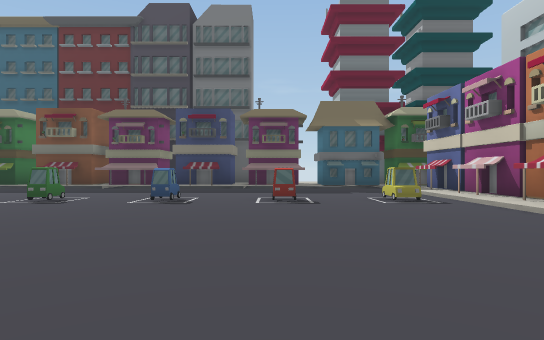
View 1 (above)

24 first-person views from a walk through a 3-D level made in the Unity game engine. The camera is 1.3 m above the floor, looks level and sees 75° across. The floor is counted in squares, 2 m on a side. Each view is taken from the middle of a square. On the plan, view 1 faces up. The plan holds only what a view shows up to about 10 squares ahead; the rest is blank. The place goes on beyond the plan.

View 2
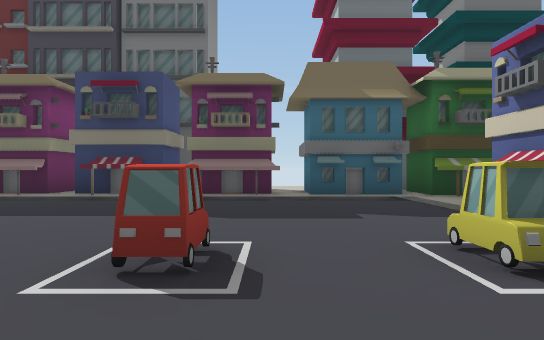

View 3
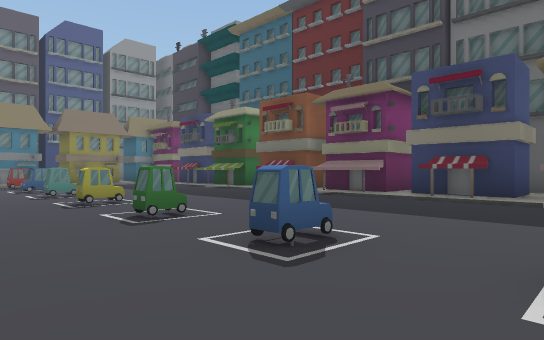

View 4
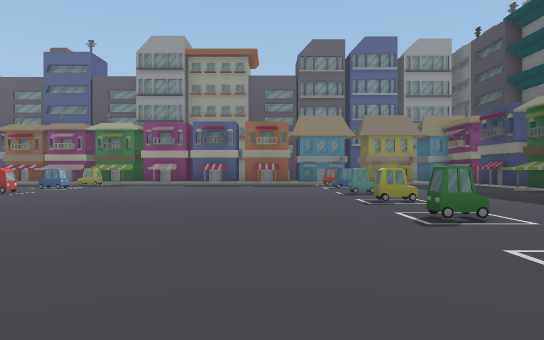

View 5
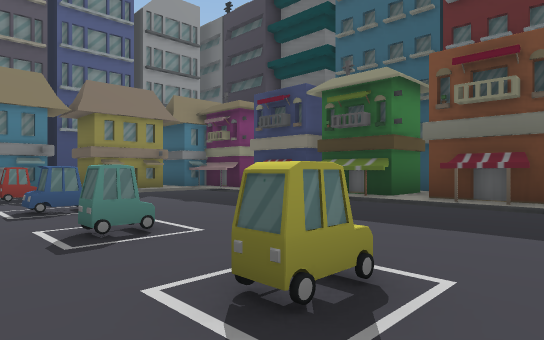

View 6
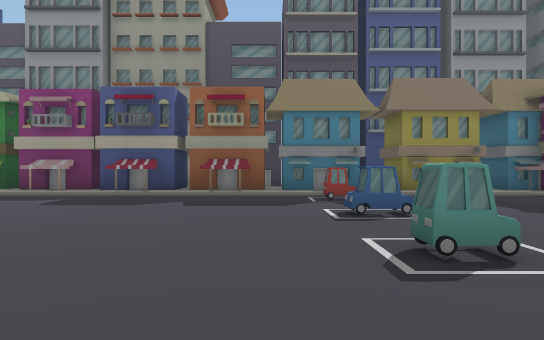

View 7
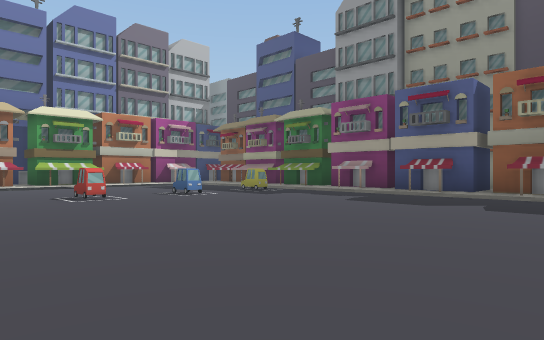

View 8
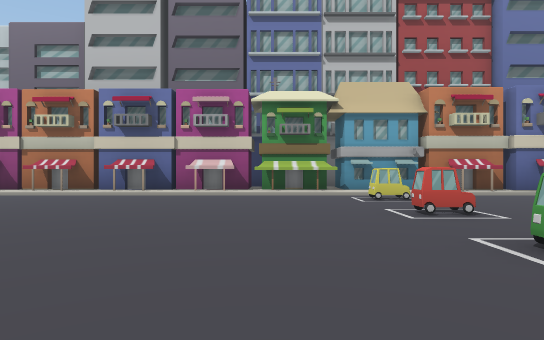

View 9
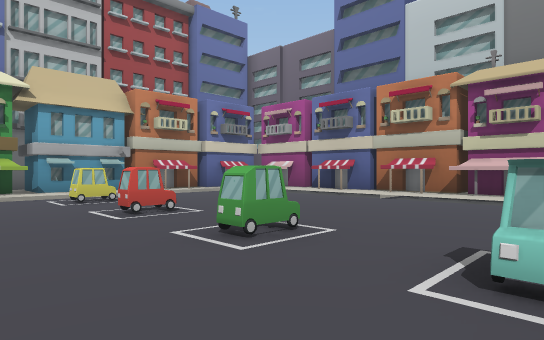

View 10
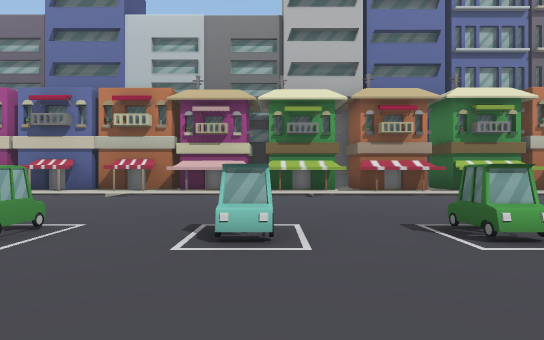

View 11
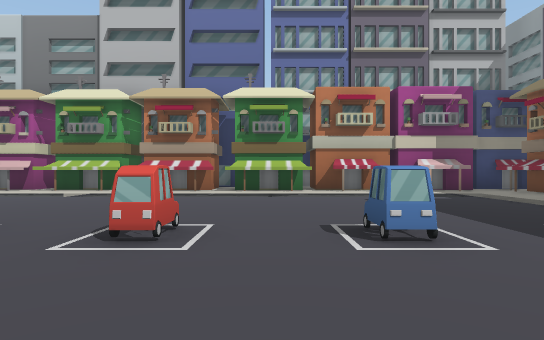

View 12
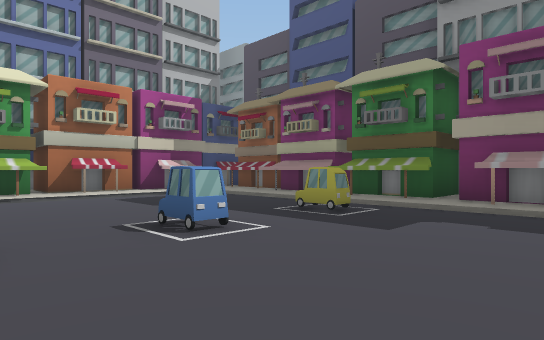

View 13
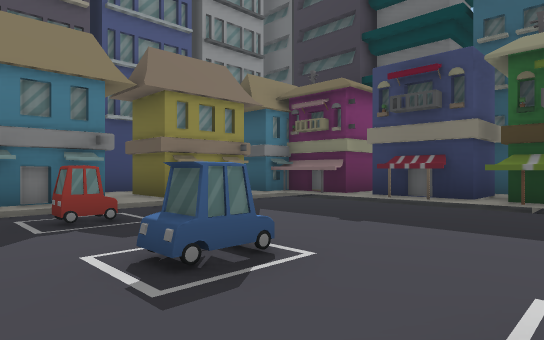

View 14
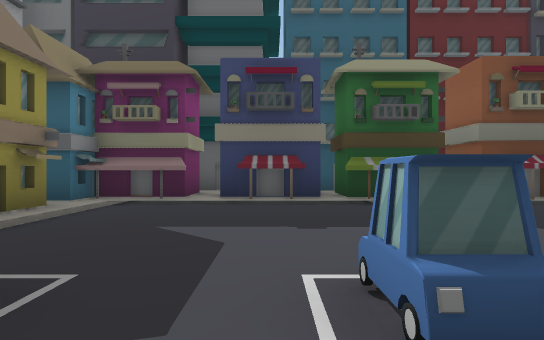

View 15
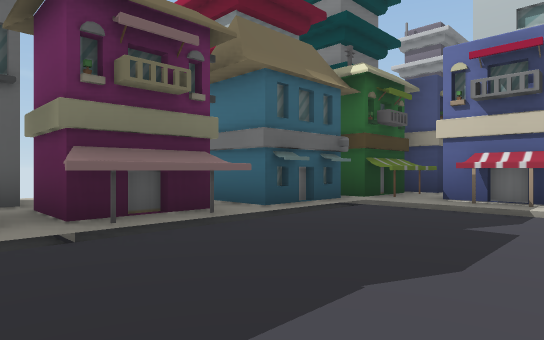

View 16
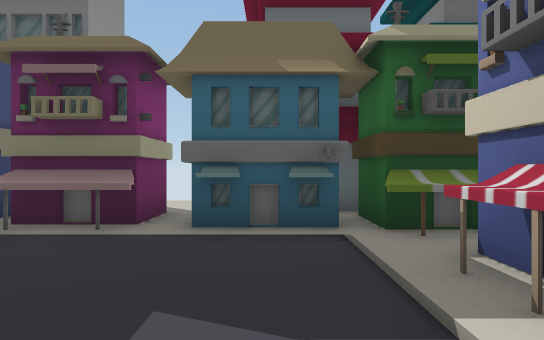

View 17
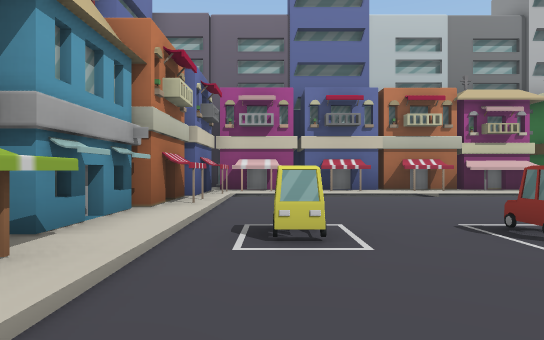

View 18
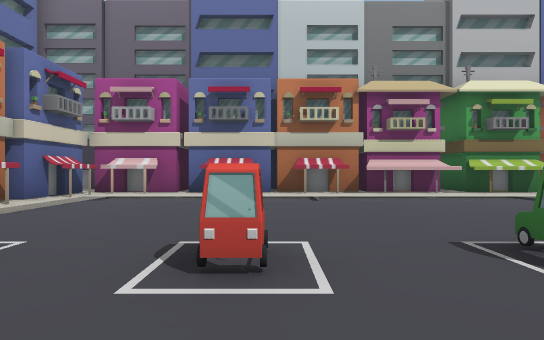

View 19
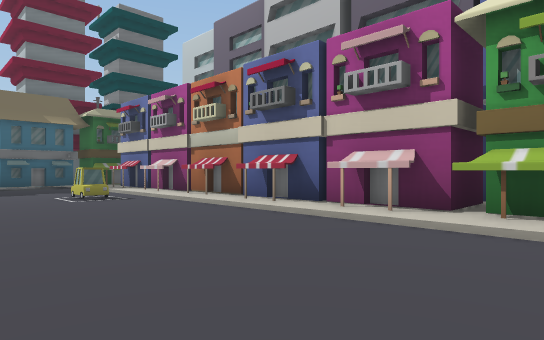

View 20
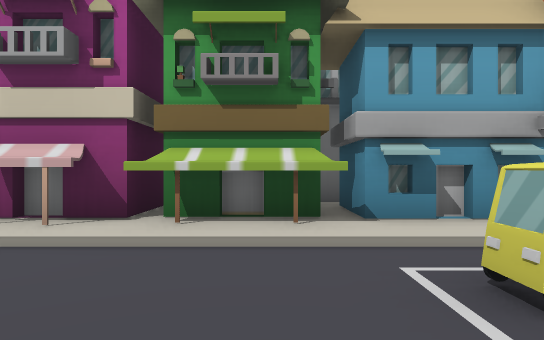

View 21
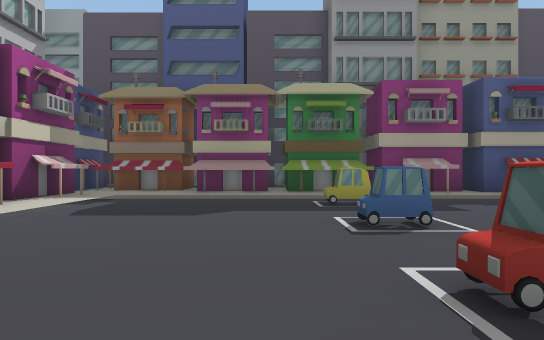

View 22
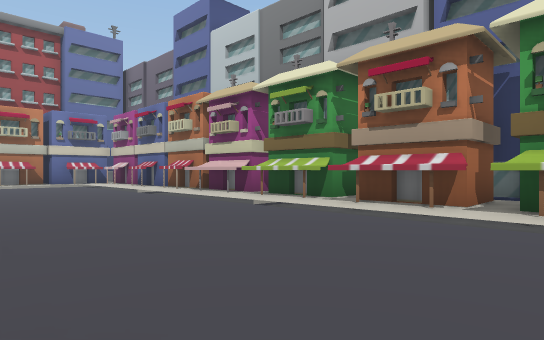

View 23
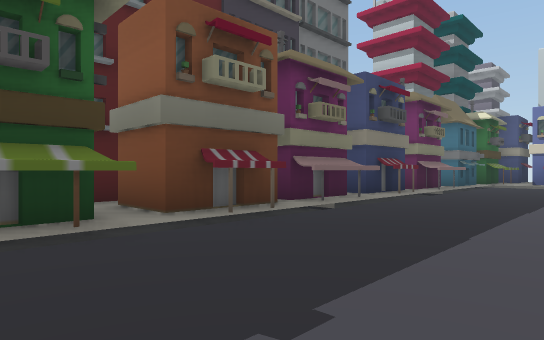

View 24
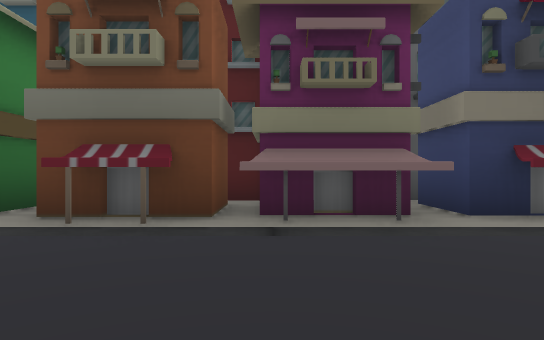

### Floor plan
Key: @ floor where view 1 was taken; # wall or solid block; x gap in a wall; . main floor; : floor 0.25 m higher than the main floor; / step, stairs or slope; B building; C car; O other object.
Columns run from 19 left of view 1 to 8 right of it. Each row starts with its distance up from view 1.
 16     BB #######B #B#   B B B
 15    B:: :::: ::::  : ::BBBBBB
 14  BB####x##: ###:##:##B:B##
 13 BBBBB:B:BB:B#BB:BBBBBBBBB##
 12   :/.................../:::B
 11 BBB/.................../#
 10 BBB/.................../B
  9 :::/.................../#
  8 BBB/.../....C....C.C..//B
  7  BB/C..C.O....C.......C/#
  6   :/.................../B
  5   B/.................../#
  4   #/.................../B
  3  ##/.................../#
  2   B/.................../B
  1   :/.................../##
  0   B/...............@.../B#
 -1  ##/.................../B##
 -2  #B/........C........../BB#
 -3  #B/C..C.C../.O..C.C..C/B:B
 -4  #B/.................../BB
 -5  #B/.................../B
 -6  #B/.................../#
 -7  #B/.................../#
 -8  #B::::BBB:::::::::::::B#
 -9  BBB##B####BBB#BB#B#B#B##
-10        #  ########   #

Where each view was taken, in squares from view 1:
view 1: 0 up, 0 right, facing up
view 2: 5 up, 1 right, facing up
view 3: 5 up, 0 right, facing up-left
view 4: 5 up, 0 right, facing left
view 5: 6 up, 6 left, facing up-left
view 6: 6 up, 7 left, facing left
view 7: 6 up, 7 left, facing down-left
view 8: 0 up, 5 left, facing right
view 9: 0 up, 5 left, facing down-right
view 10: 1 up, 5 left, facing down
view 11: 1 up, 11 left, facing down
view 12: 1 up, 10 left, facing down-left
view 13: 6 up, 10 left, facing up-left
view 14: 6 up, 13 left, facing up
view 15: 9 up, 2 left, facing up-right
view 16: 8 up, 3 right, facing up
view 17: 1 up, 3 right, facing down
view 18: 0 up, 0 right, facing down
view 19: 1 down, 0 right, facing up-right
view 20: 1 down, 1 right, facing right
view 21: 4 down, 8 left, facing left
view 22: 3 down, 11 left, facing down-right
view 23: 9 up, 11 left, facing up-right
view 24: 9 up, 6 left, facing up
